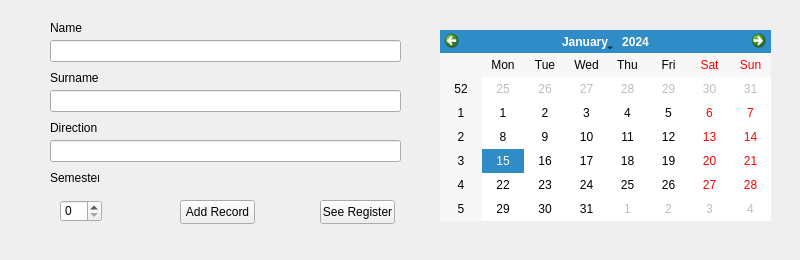
<?xml version="1.0" encoding="UTF-8"?>
<ui version="4.0">
 <class>RegisterScreen</class>
 <widget class="QMainWindow" name="RegisterScreen">
  <property name="geometry">
   <rect>
    <x>0</x>
    <y>0</y>
    <width>800</width>
    <height>260</height>
   </rect>
  </property>
  <property name="windowTitle">
   <string>MainWindow</string>
  </property>
  <widget class="QWidget" name="centralwidget">
   <widget class="QSpinBox" name="semester">
    <property name="geometry">
     <rect>
      <x>60</x>
      <y>200</y>
      <width>42</width>
      <height>22</height>
     </rect>
    </property>
   </widget>
   <widget class="QCalendarWidget" name="calendar">
    <property name="geometry">
     <rect>
      <x>440</x>
      <y>30</y>
      <width>331</width>
      <height>191</height>
     </rect>
    </property>
   </widget>
   <widget class="QLineEdit" name="name">
    <property name="geometry">
     <rect>
      <x>50</x>
      <y>40</y>
      <width>351</width>
      <height>22</height>
     </rect>
    </property>
   </widget>
   <widget class="QLineEdit" name="surname">
    <property name="geometry">
     <rect>
      <x>50</x>
      <y>90</y>
      <width>351</width>
      <height>22</height>
     </rect>
    </property>
   </widget>
   <widget class="QLineEdit" name="address">
    <property name="geometry">
     <rect>
      <x>50</x>
      <y>140</y>
      <width>351</width>
      <height>22</height>
     </rect>
    </property>
   </widget>
   <widget class="QPushButton" name="seeRegister">
    <property name="geometry">
     <rect>
      <x>320</x>
      <y>200</y>
      <width>75</width>
      <height>24</height>
     </rect>
    </property>
    <property name="text">
     <string>See Register</string>
    </property>
   </widget>
   <widget class="QPushButton" name="addRecord">
    <property name="geometry">
     <rect>
      <x>180</x>
      <y>200</y>
      <width>75</width>
      <height>24</height>
     </rect>
    </property>
    <property name="text">
     <string>Add Record</string>
    </property>
   </widget>
   <widget class="QLabel" name="nameLabel">
    <property name="geometry">
     <rect>
      <x>50</x>
      <y>20</y>
      <width>49</width>
      <height>16</height>
     </rect>
    </property>
    <property name="text">
     <string>Name</string>
    </property>
   </widget>
   <widget class="QLabel" name="surnameLabel">
    <property name="geometry">
     <rect>
      <x>50</x>
      <y>70</y>
      <width>49</width>
      <height>16</height>
     </rect>
    </property>
    <property name="text">
     <string>Surname</string>
    </property>
   </widget>
   <widget class="QLabel" name="directionLabel">
    <property name="geometry">
     <rect>
      <x>50</x>
      <y>120</y>
      <width>49</width>
      <height>16</height>
     </rect>
    </property>
    <property name="text">
     <string>Direction</string>
    </property>
   </widget>
   <widget class="QLabel" name="semesterLabel">
    <property name="geometry">
     <rect>
      <x>50</x>
      <y>170</y>
      <width>49</width>
      <height>16</height>
     </rect>
    </property>
    <property name="text">
     <string>Semester</string>
    </property>
   </widget>
  </widget>
 </widget>
 <resources/>
 <connections/>
</ui>
